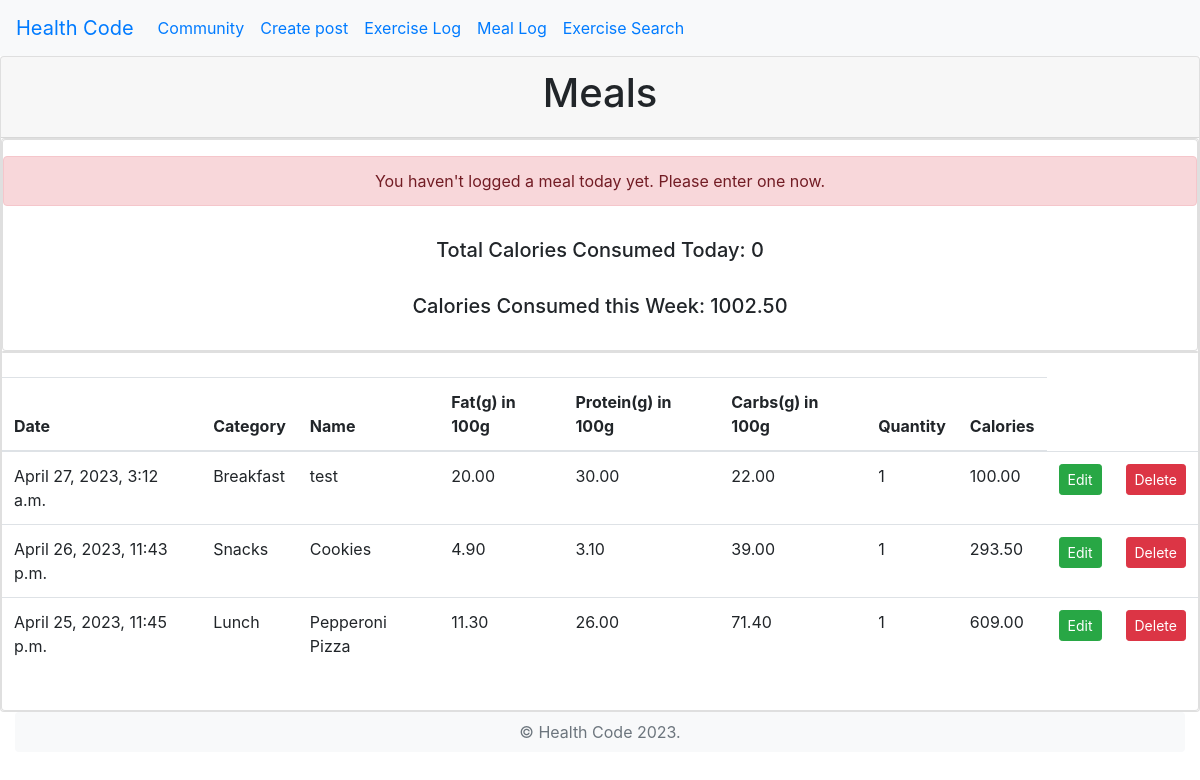
/calorieTracker/meal_list/ (signed in), run on the app's committed database.
### calorieTracker/models.py (models this page shows, shortened)
class Meal(models.Model):
    Categories = (
        ('Breakfast', 'Breakfast'),
        ('Lunch', 'Lunch'),
        ('Snacks', 'Snacks'),
        ('Dinner', 'Dinner')
    )
    name = models.CharField(max_length=100, null=True)
    date = models.DateTimeField(auto_now_add=True)
    fat = models.DecimalField(max_digits=5, decimal_places=2, default=0)
    protein = models.DecimalField(max_digits=5, decimal_places=2, default=0)
    carbs = models.DecimalField(max_digits=5, decimal_places=2, default=0)
    category = models.CharField(choices=Categories, max_length=100)
    quantity = models.IntegerField()
    calories = models.DecimalField(max_digits=5, decimal_places=2, default=0)
    user = models.ForeignKey(CustomUser, on_delete=models.CASCADE, null=True)
    class Meta:
        ordering = ['-date']

### calorieTracker/views.py (the view)
# urls.py: path('meal_list/', MealListView.as_view(), name="meal_list"),
class MealListView(ListView):
    model = Meal
    template_name = 'meal_list.html'
    def get_queryset(self):
        queryset = super().get_queryset()
        return queryset.filter(user=self.request.user)
    def get_context_data(self, **kwargs):
        context = super().get_context_data(**kwargs)
        meals = context['object_list']
        today = datetime.now().date()
        daily_calories = sum(
            meal.calories for meal in meals if meal.date.date() == today)
        context['daily_calories'] = daily_calories
        weekly_calories = sum(
            meal.calories for meal in meals
            if (today - timedelta(days=7)) <= meal.date.date() <= today)
        context['weekly_calories'] = weekly_calories
        has_entered_meal_today = any(
            meal.date.date() == today for meal in meals)
        context['has_entered_meal_today'] = has_entered_meal_today
        return context

### calorieTracker/templates/meal_list.html (shortened to what this page needs)
<!DOCTYPE html>
<html lang="en">
<head>
  <link rel="stylesheet" href="https://cdn.jsdelivr.net/npm/bootstrap@4.0.0/dist/css/bootstrap.min.css"
>
</head>
<body>
  <nav class="navbar bg-light navbar-expand-sm">
    <a href="{% url 'home' %}" class="navbar-brand">Health Code</a>
    <ul class="navbar-nav">
      <li class="nav-item ">
        <a class="nav-link" href="{% url 'community:community_list' %}">Community</a>
      </li>
      {% if user.is_authenticated %}
      <li class="nav-item ">
        <a class="nav-link" href="{% url 'community:community' %}">Create post</a>
      </li>
      <li class="nav-item ">
        <a class="nav-link" href="{% url 'calorieTracker:exercise' %}">Exercise Log</a>
      </li>
      <li class="nav-item ">
        <a class="nav-link" href="{% url 'calorieTracker:meal' %}">Meal Log</a>
      </li>
      {% else %}
      <p class="login mt-2">You are currently not logged in</p>
      <a href="{% url 'calorieTracker:signin' %}" class="login mt-2 ml-1"> Login</a>
      <a href="{% url 'calorieTracker:signup' %}" class="login mt-2 ml-1">| or sign up now</a>
      {% endif %}
      <li class="nav-item ">
        <a class="nav-link" href="{% url 'calorieTracker:muscle_search' %}">Exercise Search</a>
      </li>
    </ul>
  </nav>
  <div class="card">
    <div class="card-header">
      <h1 class="text-center">Meals</h1>
    </div>
    <div class="card">
      <div class="card item-card card-block text-center">
        <p>
          {% if not has_entered_meal_today %}
        <div class="alert alert-danger" role="alert">
          You haven't logged a meal today yet. Please enter one now.
        </div>
        {% endif %}
        <h5 class="card-title mt-3 mb-3 text-center">Total Calories Consumed Today: {{ daily_calories }} <br> </h5>
        <h5 class="card-title mt-3 mb-3 text-center">Calories Consumed this Week: {{ weekly_calories }}</h5>
        </p>
      </div>
      <div class="card item-card card-block">
      </div>
      <table id='foodtable' class='table table-hover'>
        <thead>
          <tr>
            <th scope='col' class='col-ms-2'>Date</th>
            <th scope='col' class='col-ms-2'>Category</th>
            <th scope='col' class='col-ms-2'>Name</th>
            <th scope='col' class='col-ms-2'>Fat(g) in 100g</th>
            <th scope='col' class='col-ms-2'>Protein(g) in 100g</th>
            <th scope='col' class='col-ms-2'>Carbs(g) in 100g</th>
            <th scope='col' class='col-ms-2'>Quantity</th>
            <th scope='col' class='col-ms-2'>Calories</th>
          </tr>
        </thead>
        <tbody>
          {% for meal in object_list %}
          <tr>
            <td class='col-ms-2'>{{ meal.date }}</td>
            <td class='col-ms-2'>{{ meal.category }}</td>
            <td class='col-ms-2'>{{ meal.name }}</td>
            <td class='col-ms-2'>{{ meal.fat }}</td>
            <td class='col-ms-2'>{{ meal.protein }}</td>
            <td class='col-ms-2'>{{ meal.carbs }}</td>
            <td class='col-ms-2'>{{ meal.quantity }}</td>
            <td class='col-ms-2'>{{ meal.calories }}</td>
            <td>
              <a class='btn btn-success btn-sm' href="{% url 'calorieTracker:meal_edit' meal.pk %}">
                Edit
              </a>
            </td>
            <td>
              <a class='btn btn-danger btn-sm' href="{% url 'calorieTracker:meal_delete' meal.pk %}">
                Delete
              </a>
            </td>
          </tr>
          {% endfor %}
          <br>
        </tbody>
      </table>
      <br />
    </div>
  </div>
  <div class="container-fluid">
    <footer class="rounded bg-light">
      <p class="text-center text-secondary py-2">&copy; Health Code 2023.</p>
    </footer>
  </div>
</body>
</html>

### data on the page
Meal: date "April 27, 2023, 3:12 a.m.", category "Breakfast", name "test", fat "20.00", protein "30.00", carbs "22.00", quantity "1", calories "100.00"
Meal: date "April 26, 2023, 11:43 p.m.", category "Snacks", name "Cookies", fat "4.90", protein "3.10", carbs "39.00", quantity "1", calories "293.50"
Meal: date "April 25, 2023, 11:45 p.m.", category "Lunch", name "Pepperoni Pizza", fat "11.30", protein "26.00", carbs "71.40", quantity "1", calories "609.00"

### other printed values
{{ daily_calories }} "0"
{{ weekly_calories }} "1002.50"
